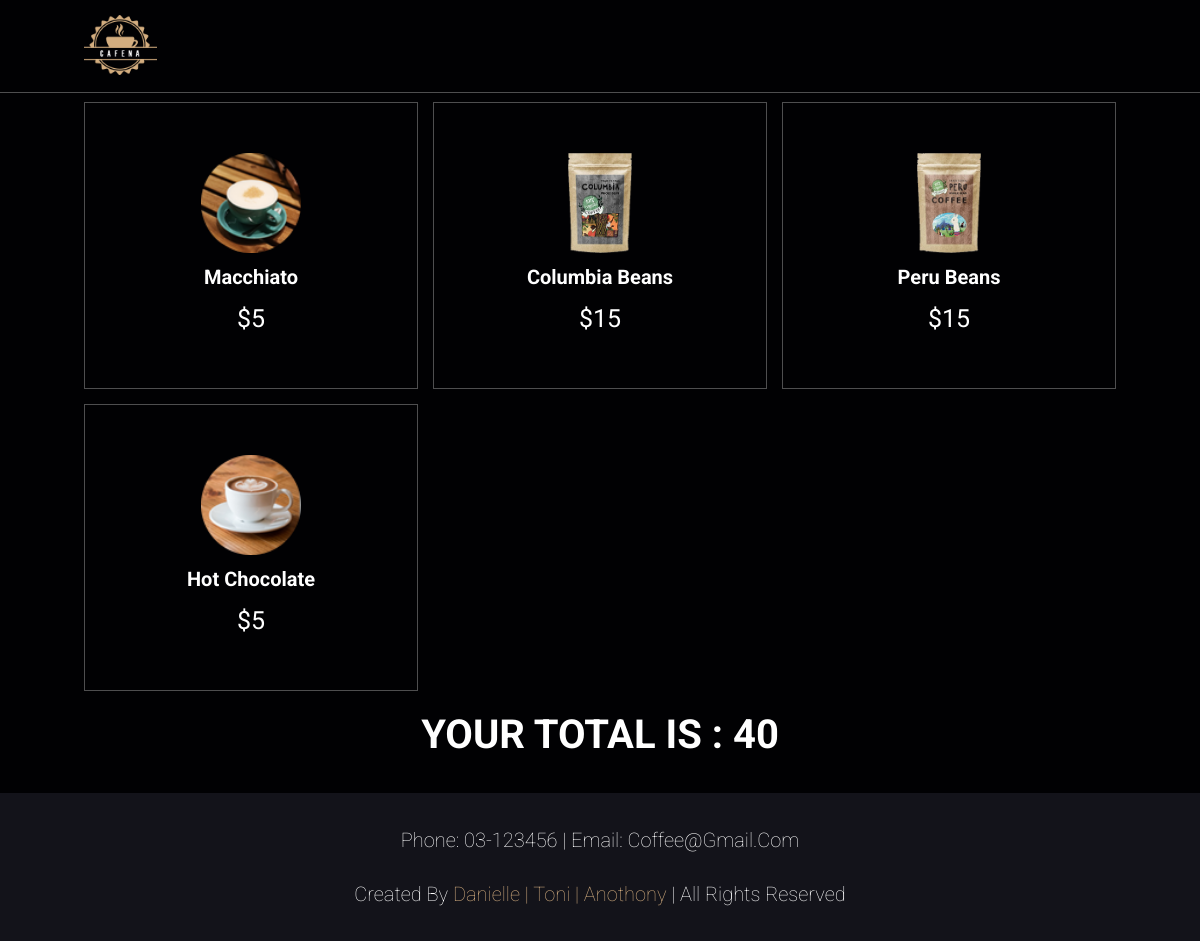
Screenshot of /cart.php (signed in) with the database file from the repository.
### tables this page shows
CREATE TABLE `product` (
  `idp` int(11) NOT NULL,
  `type` varchar(20) NOT NULL,
  `name` varchar(20) NOT NULL,
  `price` int(11) NOT NULL,
  `image` varchar(300) NOT NULL
);

### cart.php (the view, shortened to what this page needs)
<!DOCTYPE html>
<html lang="en">
<head>
    <link rel="stylesheet" href="css/style.css">
</head>
<body>
<header class="header">
    <a href="index.php" class="logo">
        <img src="images/logo.png" alt="">
    </a>
</header>
<section class="menu" id="menu">
    <h1 class="heading"> your <span>cart</span> </h1>
    <div class="box-container">
<?php
        if(isset($_SESSION["uid"])){
        $uid=$_SESSION["uid"];
		$query = "SELECT * FROM product p inner join cart c on p.idp = c.pid and c.uid = '$uid';";
		$result = mysqli_query($con, $query);
        $qty=0;
		while ($row = mysqli_fetch_assoc($result)) {
            $qty += $row['price'];
?>
        <div class="box">
            <img src=<?=$row['image']?> alt="">
            <h3><?=$row['name']?></h3>
            <div class="price">$<?=$row['price']?></div>
        </div>
 <?php
            }
        }else{
            echo "Not set";
        }
?>
    </div>
</section>
<h1 class = "heading" style="color:white;display:block;width:100%;heigh:10vh;">Your total is : <?=$qty?></h1>
<section class="footer">
    <div class="contact">
        <label>Phone: 03-123456</label>
        <label> | </label>
        <label>email: coffee@gmail.com</label>
    </div>
    <div class="credit">created by <span>Danielle | Toni | Anothony</span> | all rights reserved</div>
</section>
</body>
</html>

### css/style.css (style rules this page uses)
:root { --main-color:#d3ad7f; --black:#13131a; --bg:#010103; --border:.1rem solid rgba(255,255,255,.3); }
* { font-family: 'Roboto', sans-serif; margin:0; padding:0; box-sizing: border-box; outline: none; border:none; text-decoration: none; text-transform: capitalize; transition: .2s linear; }
html { font-size: 62.5%; overflow-x: hidden; scroll-padding-top: 9rem; scroll-behavior: smooth; }
body { background: var(--bg); }
section { padding:2rem 7%; }
.heading { text-align: center; color:#fff; text-transform: uppercase; padding-bottom: 3.5rem; font-size: 4rem; }
.heading span { color:var(--main-color); text-transform: uppercase; }
.header { background: var(--bg); display: flex; align-items: center; justify-content: space-between; padding:1.5rem 7%; border-bottom: var(--border); position: fixed; top:0; left: 0; right: 0; z-index: 1000; }
.header .logo img { height: 6rem; }
.menu .box-container { display: grid; grid-template-columns: repeat(auto-fit, minmax(30rem, 1fr)); gap:1.5rem; }
.menu .box-container .box { padding:5rem; text-align: center; border:var(--border); }
.menu .box-container .box img { height: 10rem; }
.menu .box-container .box h3 { color: #fff; font-size: 2rem; padding:1rem 0; }
.menu .box-container .box .price { color: #fff; font-size: 2.5rem; padding:.5rem 0; }
.footer { background:var(--black); text-align: center; }
.footer .contact { font-size: 2rem; color:#fff; font-weight: lighter; padding:1.5rem; }
.footer .credit { font-size: 2rem; color:#fff; font-weight: lighter; padding:1.5rem; }
.footer .credit span { color:var(--main-color); }

### rows the page displays
product: shows a picture, name "Macchiato", price "5"
product: shows a picture, name "Columbia Beans", price "15"
product: shows a picture, name "Peru Beans", price "15"
product: shows a picture, name "Hot Chocolate", price "5"

### other values shown
$qty "40"
